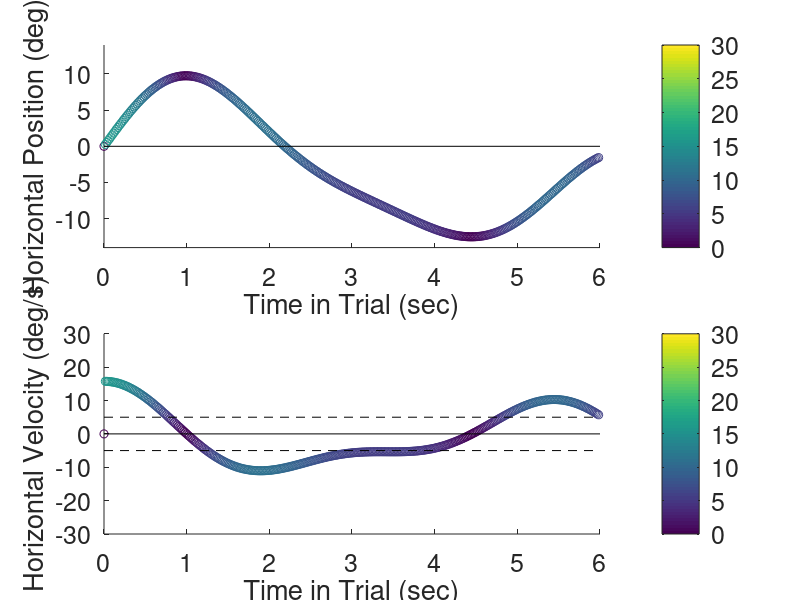
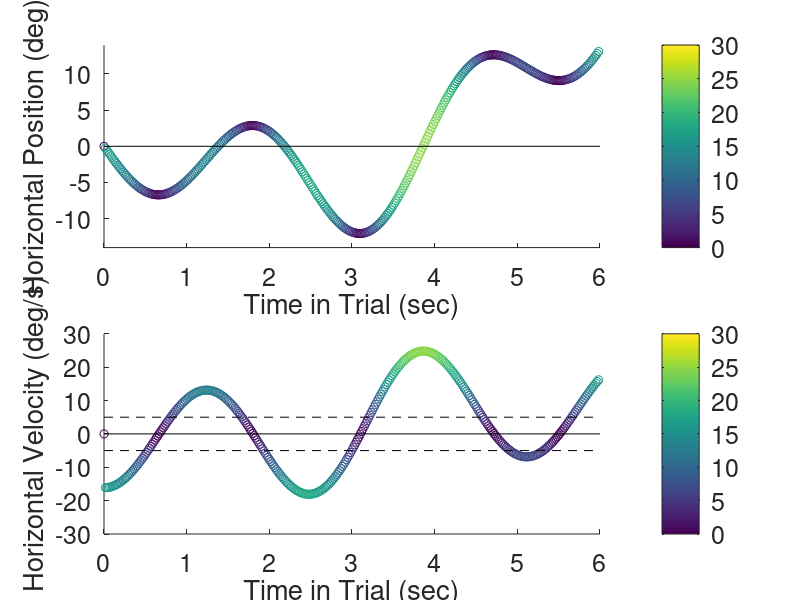
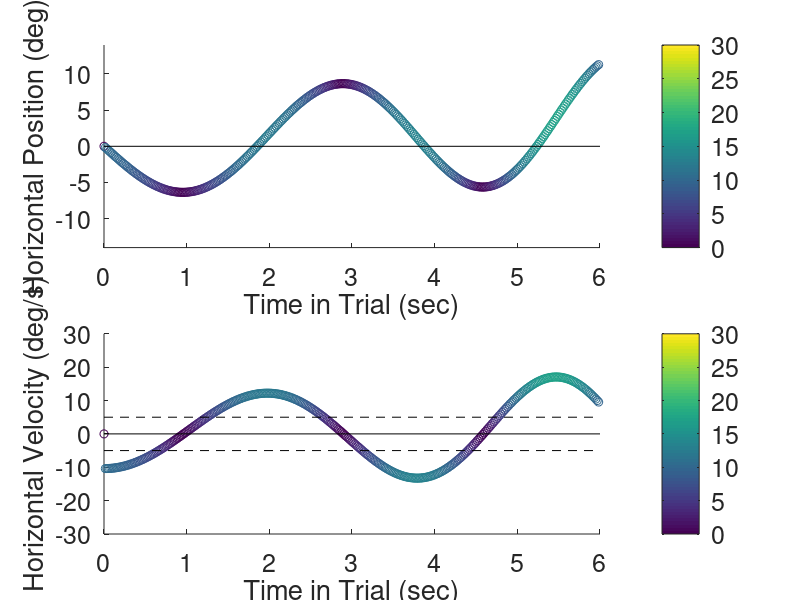
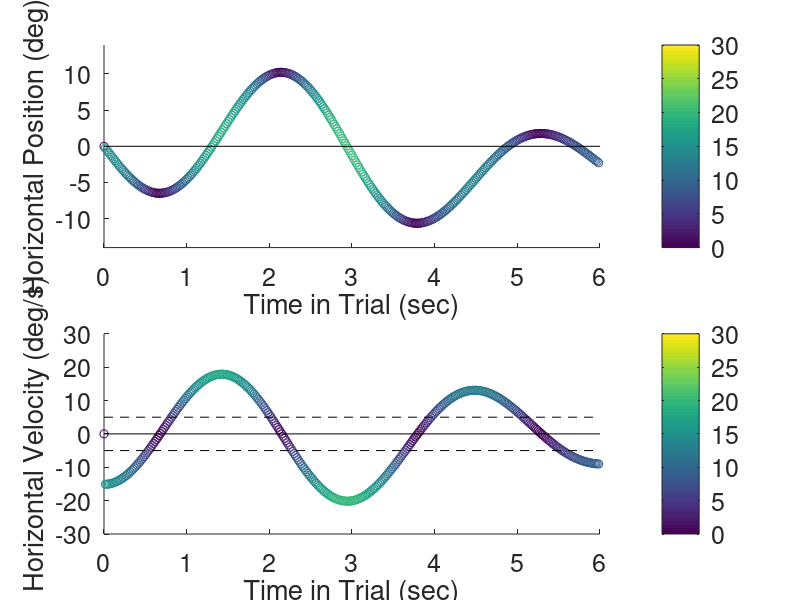

Write the MATLAB code that produced these figures, in order.
%
% Created by SML Oct 2020, edited for EyeMovementExp Oct 2021

% Setup details:
maxDev_mean = 12;
maxDev_sd = 1;
fps = 60;

% Trajectory parameters:
N = 20;
runDur = 6;
fundFreq = 0.05; % 1/(2*runDur); % fundamental frequency, will complete 1/2 period over the course of the run
harmFreq = fundFreq * (2:8); % select harmonic frequencies
nFreq = 5; % number of frequencies to sample, excluding the fundatmental frequency
maxSpeed = 30; % maximum speed of target, in degrees/sec
minFracVelSP = 0.75; % minimum fraction of time above 2 deg/s smooth pursuit threshold

% Pre-allocate:
t = 0 : (1/fps) : runDur-(1/fps); t = t'; % Time vector (in sec)
nt = length(t); % number of time steps
freqInfo = NaN([nFreq+1,N]);
ampInfo = NaN([nFreq+1,N]);
targ = zeros([nt,N]);
targSpeed = zeros([nt,N]);
targVel = zeros([nt,N]);

%%  Sample trajectories:
for nn = 1:N % EACH trajectory
    
    % Sample maximum deviation:
    maxDev = maxDev_mean + maxDev_sd * randn;
    
    % Get suitable trajectory:
    trajectoryOK = false;
    while ~trajectoryOK % Sample until required conditions are met
        
        % Draw frequency components and randomise amplitude:
        fidx = randperm(length(harmFreq),nFreq);
        xFreq = sort([fundFreq, harmFreq(fidx)],'ascend'); % sort, lowest to highest
        nF = nFreq + 1;
        xAmp = 2*rand([1,nF]) - 1;
        [~,aidx] = sort(abs(xAmp),'descend'); % sort by magnitude, highest to lowest
        xAmp = xAmp(aidx);% ./(1:nF);
        
        % Create time series:
        velX = zeros(length(t),1);
        for ii=1:nF
            targ(:,nn) = targ(:,nn) + xAmp(ii) * sin(2*pi*xFreq(ii)*t);
            % velX = velX + xAmp(ii) * 2*pi*xFreq(ii) * cos(2*pi*xFreq(ii)*t);
        end
        maxSignalVal = max(abs(targ(:,nn))); % most extreme peak/trough
        targ(:,nn) = targ(:,nn) / maxSignalVal; % normalise signal to (-1,1)
        targ(:,nn) = maxDev * targ(:,nn); % scale to tajectory limits, target horizontal position now in pixels
        
        % velX = velX * (maxDev / maxSignalVal); % apply same scaling to velocity, now in pixels/sec
        targVel(:,nn) = [0; diff(targ(:,nn))]/(1/fps);
        
        % Check speed (critical factor):
        targSpeed(:,nn) = abs(targVel(:,nn)); % target speed
        speedCheckOK_1 = all(targSpeed(:,nn)<=maxSpeed);
        speedCheckOK_2 = all(mean(targSpeed(:,nn)>=5) > minFracVelSP);
        if speedCheckOK_1 && speedCheckOK_2; trajectoryOK = true; end
        
    end
    
    % Store details of the selected trajectory:
    freqInfo(:,nn) = xFreq;
    ampInfo(:,nn) = xAmp;
    
end

%% Visualise %%

% Time series:
plotYN = true; % plot sampled trajectories, yes or no?
if plotYN
    set(0,'defaultAxesFontSize',18);
    for nn = 1:N
        figure
        subplot(2,1,1); hold on
        scatter(t,targ(:,nn),[],targSpeed(:,nn))
        plot([0 runDur],[0 0], 'k-')
        colorbar
        caxis([0,maxSpeed])
        ylim([-(maxDev_mean+2*maxDev_sd),(maxDev_mean+2*maxDev_sd)])
        xlabel('Time in Trial (sec)')
        ylabel('Horizontal Position (deg)')
        subplot(2,1,2); hold on
        scatter(t,targVel(:,nn),[],targSpeed(:,nn))
        colorbar
        caxis([0,maxSpeed])
        ylim([-maxSpeed,maxSpeed])
        plot([0 runDur],[0 0], 'k-')
        plot([0 runDur],[5 5], 'k--')
        plot([0 runDur],[-5 -5], 'k--')
        xlabel('Time in Trial (sec)')
        ylabel('Horizontal Velocity (deg/s)')
    end
end

save('trajectories_test.mat','freqInfo','ampInfo','targ','t','targVel')